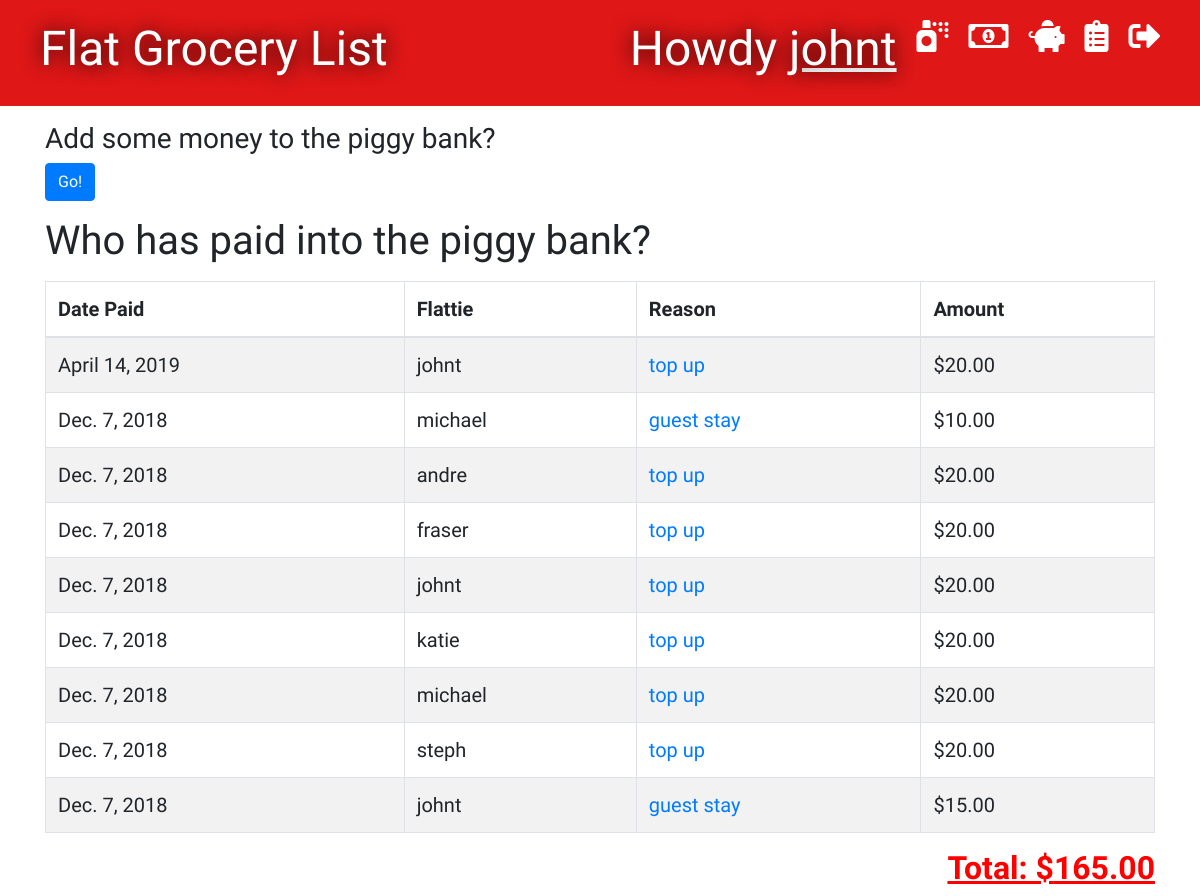
The page /groceries/piggy_top_up_list/ (signed in) on the database its author committed.
### groceries/models.py (models this page shows, shortened)
class PiggyTopUp(models.Model):
    person = models.ForeignKey('auth.User', on_delete=models.CASCADE, related_name='piggy_top_up')
    reason = models.CharField(max_length=300)
    amount = models.DecimalField(max_digits=8, decimal_places=2)
    added_date = models.DateField(default=timezone.now)

### groceries/views.py (the view)
# urls.py: path('groceries/piggy_top_up_list/', views.piggy_top_up_list, name='piggy_top_up_list'),
@login_required
def piggy_top_up_list(request):
    piggy_top_ups = PiggyTopUp.objects.all().order_by('-added_date')
    piggy_total = 0
    for piggy_top_up in piggy_top_ups:
        piggy_total += piggy_top_up.amount
    stuff_for_front_end = {'piggy_top_ups': piggy_top_ups, 'piggy_total': piggy_total}
    return render(request, 'groceries/piggy_top_up_list.html', stuff_for_front_end)

### groceries/templates/groceries/piggy_top_up_list.html (shortened to what this page needs)
{% extends 'groceries/base.html' %}
{% block content %}
    {% if user.is_authenticated %}
    <div>
        <h3>Add some money to the piggy bank?</h3>
        <a href="{% url 'piggy_top_up' %}"><button class="btn btn-primary">Go!</button></a>
    </div>
    <h1>Who has paid into the piggy bank?</h1>
    <table id="tablePreview" class="table table-striped table-hover table-bordered">
        <thead>
        <tr>
            <th>Date Paid</th>
            <th>Flattie</th>
            <th>Reason</th>
            <th>Amount</th>
        </tr>
        </thead>
        <tbody>
            {% for piggy_top_up in piggy_top_ups %}
                <tr>
                    <td>{{ piggy_top_up.added_date }}</td>
                    <td>{{ piggy_top_up.person }}</td>
                    <td><a href="{% url 'edit_reason' piggy_top_up.pk %}">{{ piggy_top_up.reason }}</a></td>
                    <td>${{ piggy_top_up.amount }}</td>
                </tr>
            {% endfor %}
        </tbody>
    </table>
    <div>
        <h2 style="float:right"><u>Total: ${{ piggy_total }}</u></h2>
    </div>
    {% endif %}
{% endblock %}

### groceries/templates/groceries/base.html (shortened to what this page needs)
{% load staticfiles %}
<!DOCTYPE html>
<html lang="en">
<head>
    <link rel="stylesheet" href="https://stackpath.bootstrapcdn.com/bootstrap/4.1.3/css/bootstrap.min.css">
    <link rel="stylesheet" href="{% static 'css/groceries.css' %}">
    <link rel="stylesheet" href="https://use.fontawesome.com/releases/v5.5.0/css/all.css"
>
</head>
<body>
<div class="page-header">
    {% if user.is_authenticated %}
        <a href="{% url 'logout' %}" class="top-menu"><i class="fas fa-sign-out-alt fa-2x"></i></a>
        <a href="{% url 'groceries_complete_list' %}" class="top-menu"><i class="fas fa-clipboard-list fa-2x"></i></a>
        <a href="{% url 'piggy_top_up_list' %}" class="top-menu"><i class="fas fa-piggy-bank fa-2x"></i></a>
        <a href="{% url 'piggy_page' %}" class="top-menu"><i class="far fa-money-bill-alt fa-2x"></i></a>
        <a href="{% url 'groceries_new' %}" class="top-menu"><i class="fas fa-spray-can fa-2x"></i></a>
        <h1 class="top-menu">Howdy <a href="{% url 'user_purchaser_list' %}"><u>{{ user.username }}</u></a></h1>
    {% endif %}
    <h1><a href="{% url 'grocery_list' %}">Flat Grocery List</a></h1>
</div>
<div class="'content container">
    <div class="'row">
        <div class="'col-md-8">
            {% block content %}
            {% endblock %}
        </div>
    </div>
</div>
</body>
</html>

### groceries/static/css/groceries.css (style rules this page uses)
.page-header { background-color: #DF1717; margin-top: 0; padding: 20px 20px 20px 40px; }
.page-header h1, .page-header h1 a { color: #ffffff; text-shadow: 0 0 20px black; font-size: 36pt; text-decoration: none; }
.table { font-family: 'Indie Flower', cursive; font-size: 15pt; }
h1, h2, h3, h4 { font-family: 'Indie Flower', cursive; }
h2 { color: red; font-weight: 700; }
.top-menu, .top-menu:hover { color: #ffffff; float: right; margin-right: 20px; }
button { font-family: 'Indie Flower', cursive; }

### rows shown on the page
PiggyTopUp: added_date "April 14, 2019", person "johnt", reason "top up", amount "20.00"
PiggyTopUp: added_date "Dec. 7, 2018", person "michael", reason "guest stay", amount "10.00"
PiggyTopUp: added_date "Dec. 7, 2018", person "andre", reason "top up", amount "20.00"
PiggyTopUp: added_date "Dec. 7, 2018", person "fraser", reason "top up", amount "20.00"
PiggyTopUp: added_date "Dec. 7, 2018", person "johnt", reason "top up", amount "20.00"
PiggyTopUp: added_date "Dec. 7, 2018", person "katie", reason "top up", amount "20.00"
PiggyTopUp: added_date "Dec. 7, 2018", person "michael", reason "top up", amount "20.00"
PiggyTopUp: added_date "Dec. 7, 2018", person "steph", reason "top up", amount "20.00"
PiggyTopUp: added_date "Dec. 7, 2018", person "johnt", reason "guest stay", amount "15.00"

### other values the page prints
{{ user.username }} "johnt"
{{ piggy_total }} "165.00"
